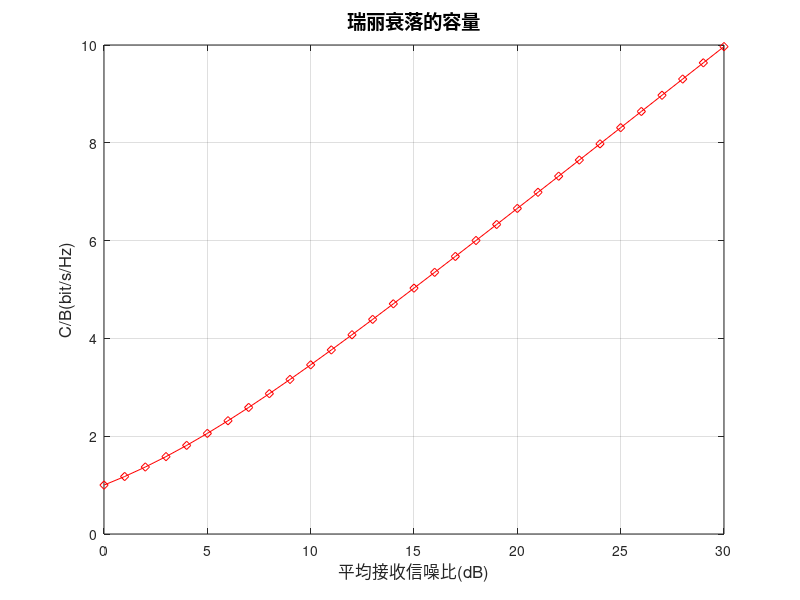

Here is the MATLAB script that generated this plot: (Note: this script raises an error after producing the figure.)
%%%%%%%%%%%%%%%%%%%%%%%%%%%%%%%
%瑞丽衰落下的信道容量
%%%%%%%%%%%%%%%%%%%%%%%%%%%%%%%

clc
clear all
close all

gama_0 = input('请输入中止门限（dB）');
%gama_0 = 1;
u = 0:30;
len = length(u);
 %Average_SNR = 10.^((u + ((sigma.^2)*(log(10)/20)))/10);      
Average_SNR = 10.^(u/10);
%% AWGN信道容量
for i = 1:len
    C_AWGN(i) = log2(1 + Average_SNR(i));
end

figure;

plot (u,C_AWGN,'-dr');

axis([0,30,0,10]);

hold on;

xlabel('平均接收信噪比(dB)','fontsize',12);

ylabel('C/B(bit/s/Hz)','fontsize',12);

title('瑞丽衰落的容量','fontsize',14);

grid on;

%% 香农容量w TX/RX CSI

for i = 1:len
    fun = @(gama) log2(1+gama/gama_0).*Ray_nd(gama,Average_SNR(i));
    C_TXRX(i) = integral(fun,gama_0,inf);
end

plot(u,C_TXRX,'-xg');

%% 香农容量w RX CSI

for i = 1:len
    fun = @(gama) log2(1 + gama).*Ray_nd(gama,Average_SNR(i));
    C_RX(i) = integral(fun,0,inf);
end

plot(u,C_RX,'-b');

%% 最大中断容量

r_0 = 1:10;
for i = 1:10
    for j = 1:len
        fun = @(r) (1./r) .* Ray_nd(r,Average_SNR(j));
        E_r = integral(fun,r_0(i),inf);
        Ray_nd_mid = @(R) Ray_nd(R,Average_SNR(j));
        Ray_nd_r0 = integral(Ray_nd_mid,0,r_0(i));
        mid(i,j) = log2(1 + 1/(E_r))*(1-Ray_nd_r0);
        
    end
    %plot(u,mid,'+m');
end
[C_max_intrpt,index]=max(mid);
plot(u,C_max_intrpt,'-+m');

%% 零中断容量

for i = 1:len
    fun = @(r) (1./r) .* Ray_nd(r,Average_SNR(i));
    E_r_0 = integral(fun,0,inf);
    C_zreo_intrpt(i) = log2(1);
end
plot(u,C_zreo_intrpt,'*k');
legend('AWGN','TXRX CSI','RX CSI','Max intrpt','Zreo intrpt');
set(legend,'Location','northwest');